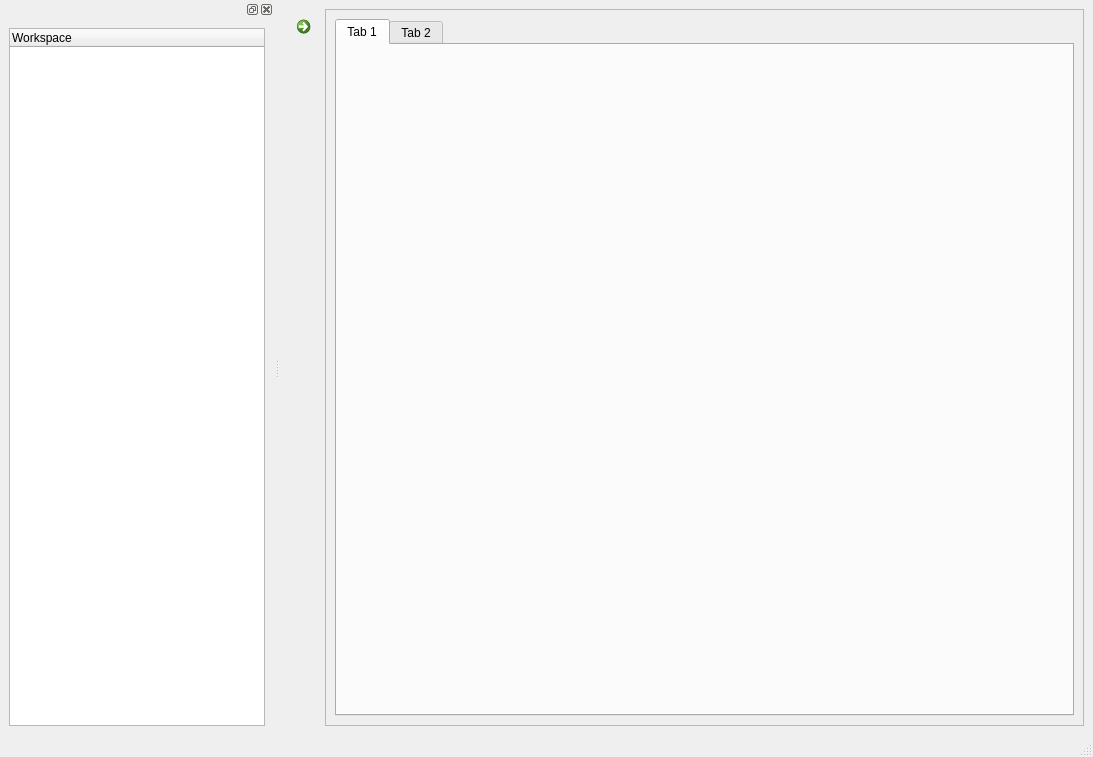
<?xml version="1.0" encoding="UTF-8"?>
<ui version="4.0">
 <class>MainWindow</class>
 <widget class="QMainWindow" name="MainWindow">
  <property name="geometry">
   <rect>
    <x>0</x>
    <y>0</y>
    <width>1093</width>
    <height>757</height>
   </rect>
  </property>
  <property name="windowTitle">
   <string>MainWindow</string>
  </property>
  <widget class="QWidget" name="centralwidget">
   <layout class="QGridLayout" name="gridLayout_3">
    <item row="0" column="0">
     <widget class="QCommandLinkButton" name="toggleDataTreeCommandLinkButton">
      <property name="maximumSize">
       <size>
        <width>30</width>
        <height>16777215</height>
       </size>
      </property>
      <property name="text">
       <string/>
      </property>
     </widget>
    </item>
    <item row="0" column="1">
     <widget class="QFrame" name="frame">
      <property name="frameShape">
       <enum>QFrame::StyledPanel</enum>
      </property>
      <property name="frameShadow">
       <enum>QFrame::Raised</enum>
      </property>
      <layout class="QGridLayout" name="gridLayout">
       <item row="0" column="0">
        <widget class="QTabWidget" name="tabWidget">
         <widget class="QWidget" name="tab">
          <attribute name="title">
           <string>Tab 1</string>
          </attribute>
         </widget>
         <widget class="QWidget" name="tab_2">
          <attribute name="title">
           <string>Tab 2</string>
          </attribute>
         </widget>
        </widget>
       </item>
      </layout>
     </widget>
    </item>
   </layout>
  </widget>
  <widget class="QMenuBar" name="menubar">
   <property name="geometry">
    <rect>
     <x>0</x>
     <y>0</y>
     <width>1093</width>
     <height>22</height>
    </rect>
   </property>
  </widget>
  <widget class="QStatusBar" name="statusbar"/>
  <widget class="QDockWidget" name="treeViewDockWidget">
   <attribute name="dockWidgetArea">
    <number>1</number>
   </attribute>
   <widget class="QWidget" name="dockWidgetContents_2">
    <layout class="QGridLayout" name="gridLayout_2">
     <item row="0" column="0">
      <widget class="QTreeWidget" name="treeViewWidget">
       <column>
        <property name="text">
         <string>Workspace</string>
        </property>
       </column>
      </widget>
     </item>
    </layout>
   </widget>
  </widget>
 </widget>
 <resources/>
 <connections/>
</ui>
